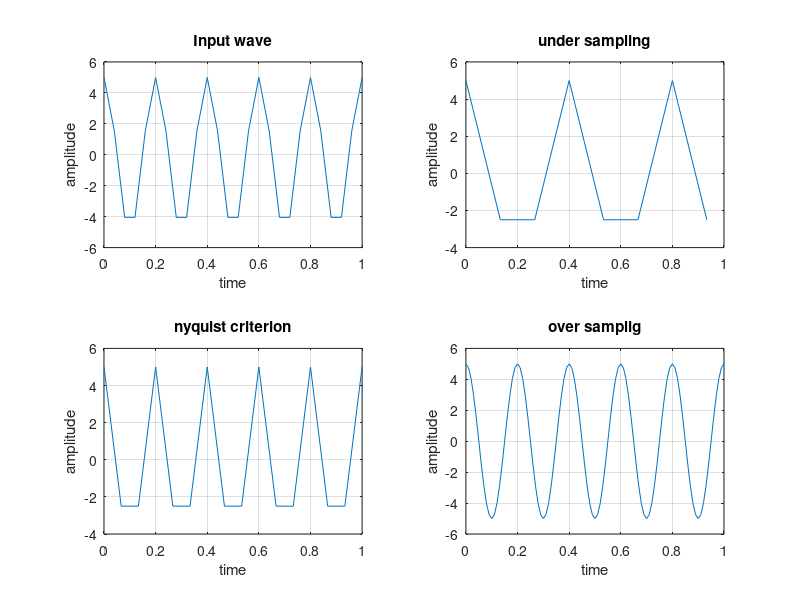

Write the MATLAB code that produced this figure.
close all;
clear all;
fm=input("Enter max frequency:");
am=input("Enter the amplitude");
cy=input("Enter the no of cycles:");
fs1=1.5*fm;
t=0:1/(fm*fm):cy/fm;
amplitude=am*cos(2*pi*fm*t);
subplot(221);
plot(t,amplitude);
title("Input wave");
xlabel("time");
ylabel("amplitude");
grid on;
t1=0:1/(fs1):cy/fm;
amplitude1=am*cos(2*pi*fm*t1);
subplot(222);
plot(t1,amplitude1);
title("under sampling");

xlabel("time");
ylabel("amplitude");
grid on;
fs2=3*fm;
t2=0:1/(fs2):cy/fm;
amplitude2=am*cos(2*pi*fm*t2);
subplot(223);
plot(t2,amplitude2);
title("nyquist criterion");
xlabel("time");
ylabel("amplitude");
grid on;
fs3=20*fm;
t3=0:1/(fs3):cy/fm;
amplitude3=am*cos(2*pi*fm*t3);
subplot(224);
plot(t3,amplitude3);
title("over samplig");
xlabel("time");
ylabel("amplitude");
grid on;